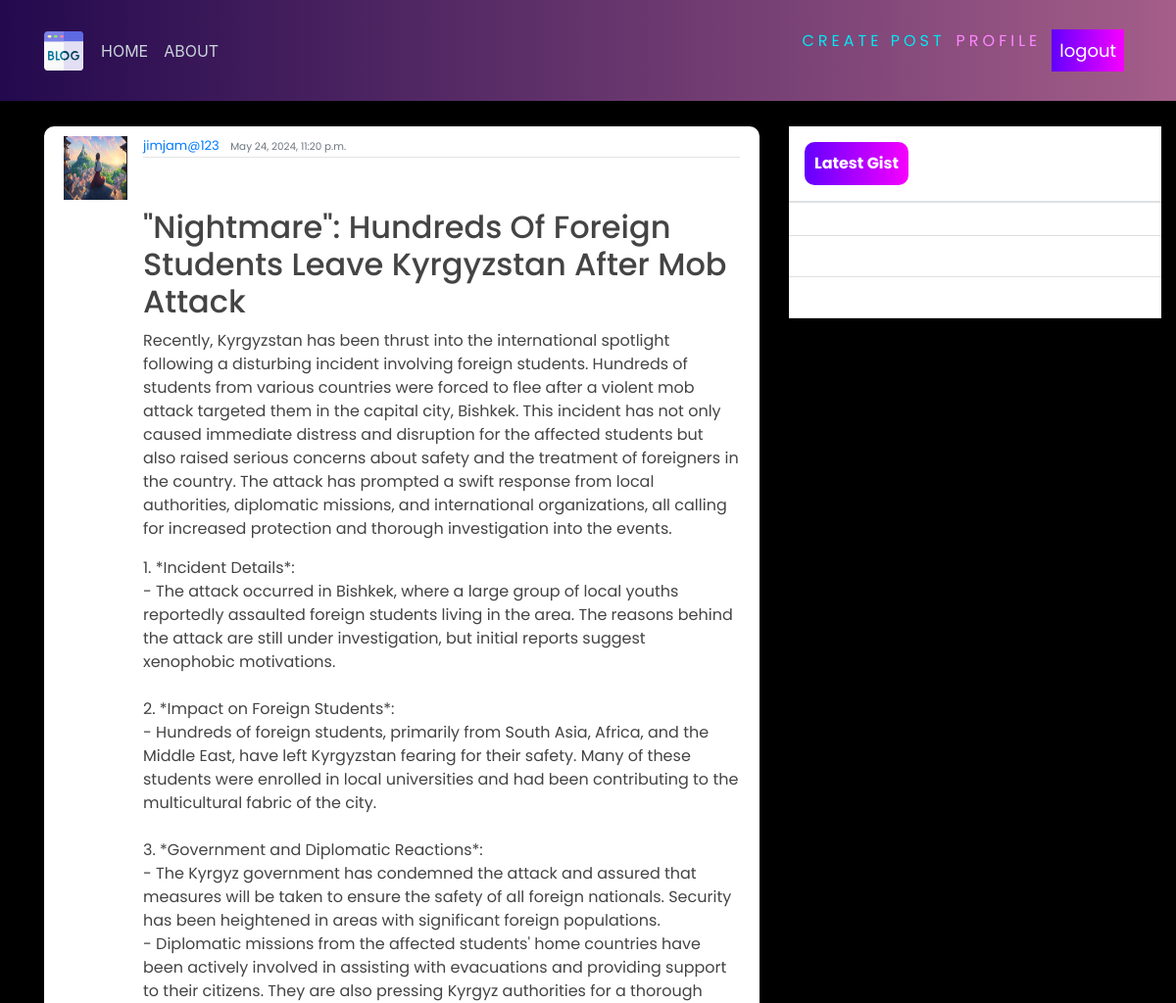
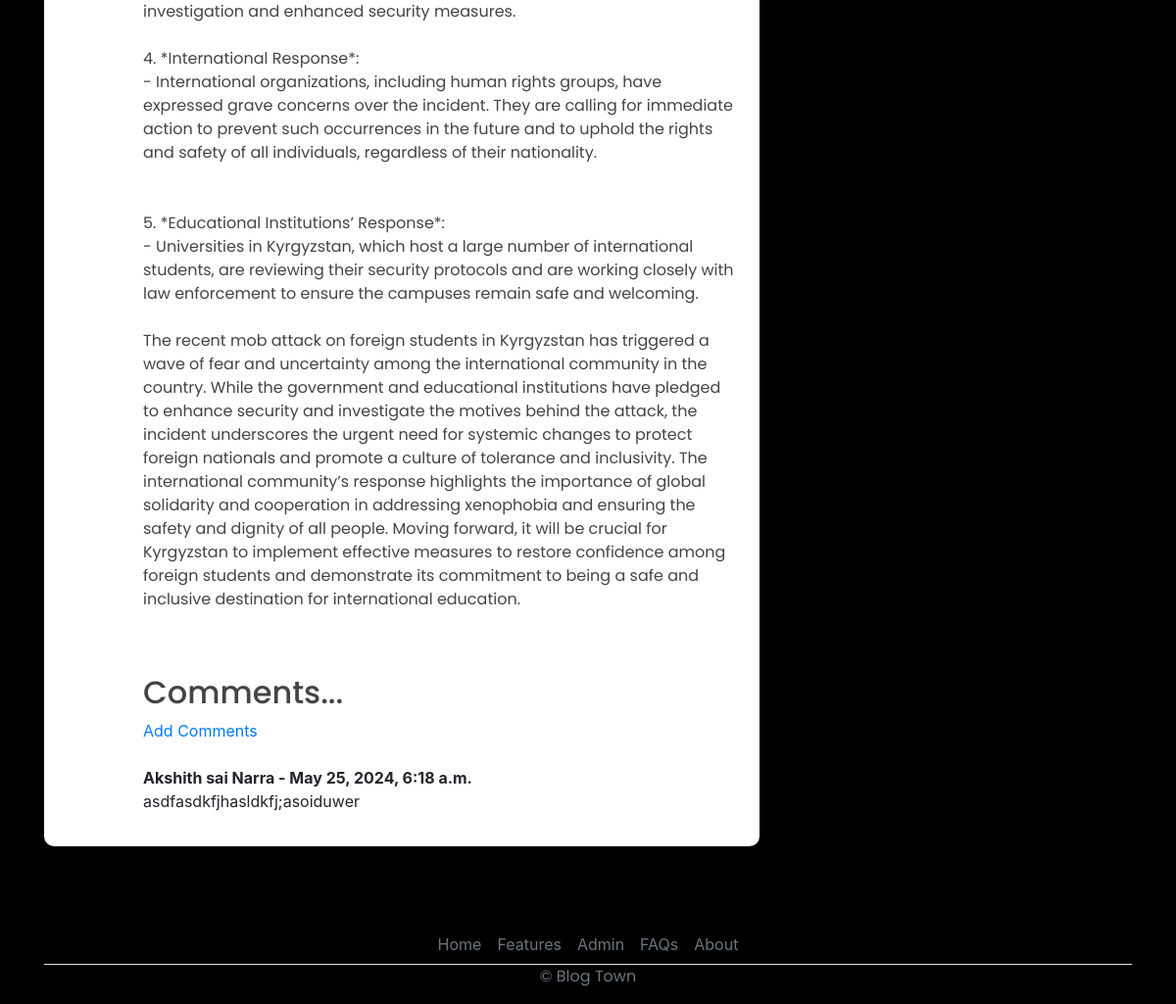
The app's page /post/36/ (signed in) with its own data (2 pictures, top to bottom).
### blog/models.py (models this page shows, shortened)
class Post(models.Model):
    title = models.CharField(max_length=200)
    intro = models.TextField(default="Intro")
    content = models.TextField()
    date_posted = models.DateTimeField(auto_now_add = True)
    author = models.ForeignKey(User, on_delete=models.CASCADE)

class Comment(models.Model):
    post = models.ForeignKey(Post, on_delete=models.CASCADE , related_name="comments")
    name = models.CharField(max_length=255)
    body = models.TextField()
    date_added = models.DateTimeField(auto_now_add = True)

### users/models.py (models this page shows, shortened)
class Profile(models.Model):
    user = models.OneToOneField(User, on_delete=models.CASCADE)
    image = models.ImageField(default='default.jpg', upload_to='profile_pics')

### blog/views.py (the view)
# urls.py: path('post/<int:pk>/', PostDetailView.as_view(), name="blog-detail"),
class PostDetailView(LoginRequiredMixin, DetailView):
    model = Post

### blog/templates/blog/post_detail.html (shortened to what this page needs)
{% extends 'blog/base.html' %}
{% block content %}
        <br>
        <br>
        <article class="media content-section">
            <img class="rounded-cirlce article-img" src="{{ object.author.profile.image.url }}" alt="">
            <div class="media-body">
              <div class="article-metadata">
                <a class="mr-2" href="#">{{ object.author }}</a>
                <small class="text-muted">{{ object.date_posted }}</small> <br>
              </div>
              <br>
              <br>
              <h2><a class="article-title" href="#">{{ object.title }}</a></h2>
              <p class="article-content">{{object.intro}}</p>
              <p class="article-content">{{ object.content }}</p>
              <br>
              <br>
              <h2>Comments...</h2>
              {% if not object.comments.all %}
                No comments Yet... <a href = "{% url 'add_comment' object.pk %}">
                  Add One</a>
              {% else %}
              <a href="{% url 'add_comment' object.pk %}">Add Comments</a>
              <br>
              <br>
                  {% for comment in object.comments.all %}
                    <strong>
                      {{ comment.name }} -
                      {{ comment.date_added }}
                    </strong>
                    <br/>
                    {{ comment.body }}
                    <br><br>
                  {% endfor %}
              {% endif %}
            </div>
            <br>
          </article>
{% endblock content %}

### blog/static/blog/main.css (style rules this page uses)
body { background-color: rgb(0, 0, 0); margin-top: 5rem; background-size: contain; background-repeat: no-repeat; }
h1, h2, h3, h4, h5, h6, p { color: #444444; font-family: 'Poppins', sans-serif; }
.content-section { background: #ffffff; padding: 10px 20px; border-radius: 10px; margin-bottom: 20px; }
.article-title { color: #444444; }
.article-content { white-space: pre-line; }
.article-img { height: 65px; width: 65px; margin-right: 16px; }
.article-metadata { font-family: 'Poppins', sans-serif; padding-bottom: 1px; margin-bottom: 4px; font-size: 13px; border-bottom: 1px solid #e3e3e3 }

### records on screen
Post: author.profile.image (picture), author "jimjam@123", date_posted "May 24, 2024, 11:20 p.m.", title "\"Nightmare\": Hundreds Of Foreign Students Leave Kyrgyzstan After Mob Attack", intro "Recently, Kyrgyzstan has been thrust into the international spotlight following a disturbing incident involving foreign students. Hundreds of students from various countries were forced to flee after a violent mob attack targeted them in the capital city, Bishkek. This incident has not only caused immediate distress and disruption for the affected students but also raised serious concerns about safety and the treatment of foreigners in the country. The attack has prompted a swift response from local authorities, diplomatic missions, and international organizations, all calling for increased protection and thorough investigation into the events.", content "1. *Incident Details*: - The attack occurred in Bishkek, where a large group of local youths reportedly assaulted foreign students living in the area. The reasons behind the attack are still under investigation, but initial reports suggest xenophobic motivations. 2. *Impact on Foreign Students*: - Hundreds of foreign students, primarily from South Asia, Africa, and the Middle East, have left Kyrgyzstan fearing for their safety. Many of these students were enrolled in local universities and had been contributing to the multicultural fabric of the city. 3. *Government and Diplomatic Reactions*: - The Kyrgyz government has condemned the attack and assured that measures will be taken to ensure…"
Comment: name "Akshith sai Narra", date_added "May 25, 2024, 6:18 a.m.", body "asdfasdkfjhasldkfj;asoiduwer"
